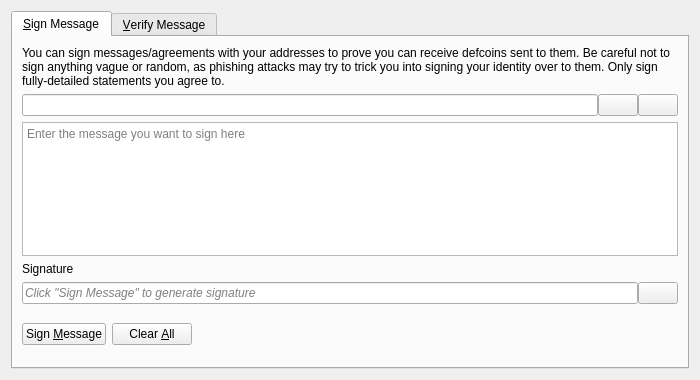
<?xml version="1.0" encoding="UTF-8"?>
<ui version="4.0">
 <class>SignVerifyMessageDialog</class>
 <widget class="QDialog" name="SignVerifyMessageDialog">
  <property name="geometry">
   <rect>
    <x>0</x>
    <y>0</y>
    <width>700</width>
    <height>380</height>
   </rect>
  </property>
  <property name="windowTitle">
   <string>Signatures - Sign / Verify a Message</string>
  </property>
  <property name="modal">
   <bool>true</bool>
  </property>
  <layout class="QVBoxLayout" name="verticalLayout">
   <item>
    <widget class="QTabWidget" name="tabWidget">
     <property name="currentIndex">
      <number>0</number>
     </property>
     <widget class="QWidget" name="tabSignMessage">
      <attribute name="title">
       <string>&amp;Sign Message</string>
      </attribute>
      <layout class="QVBoxLayout" name="verticalLayout_SM">
       <item>
        <widget class="QLabel" name="infoLabel_SM">
         <property name="text">
          <string>You can sign messages/agreements with your addresses to prove you can receive defcoins sent to them. Be careful not to sign anything vague or random, as phishing attacks may try to trick you into signing your identity over to them. Only sign fully-detailed statements you agree to.</string>
         </property>
         <property name="textFormat">
          <enum>Qt::PlainText</enum>
         </property>
         <property name="wordWrap">
          <bool>true</bool>
         </property>
        </widget>
       </item>
       <item>
        <layout class="QHBoxLayout" name="horizontalLayout_1_SM">
         <property name="spacing">
          <number>0</number>
         </property>
         <item>
          <widget class="QValidatedLineEdit" name="addressIn_SM">
           <property name="toolTip">
            <string>The Defcoin address to sign the message with</string>
           </property>
          </widget>
         </item>
         <item>
          <widget class="QPushButton" name="addressBookButton_SM">
           <property name="toolTip">
            <string>Choose previously used address</string>
           </property>
           <property name="text">
            <string/>
           </property>
           <property name="icon">
            <iconset resource="../bitcoin.qrc">
             <normaloff>:/icons/address-book</normaloff>:/icons/address-book</iconset>
           </property>
           <property name="shortcut">
            <string>Alt+A</string>
           </property>
           <property name="autoDefault">
            <bool>false</bool>
           </property>
          </widget>
         </item>
         <item>
          <widget class="QPushButton" name="pasteButton_SM">
           <property name="toolTip">
            <string>Paste address from clipboard</string>
           </property>
           <property name="text">
            <string/>
           </property>
           <property name="icon">
            <iconset resource="../bitcoin.qrc">
             <normaloff>:/icons/editpaste</normaloff>:/icons/editpaste</iconset>
           </property>
           <property name="shortcut">
            <string>Alt+P</string>
           </property>
           <property name="autoDefault">
            <bool>false</bool>
           </property>
          </widget>
         </item>
        </layout>
       </item>
       <item>
        <widget class="QPlainTextEdit" name="messageIn_SM">
         <property name="toolTip">
          <string>Enter the message you want to sign here</string>
         </property>
         <property name="placeholderText">
          <string>Enter the message you want to sign here</string>
         </property>
        </widget>
       </item>
       <item>
        <widget class="QLabel" name="signatureLabel_SM">
         <property name="text">
          <string>Signature</string>
         </property>
         <property name="textFormat">
          <enum>Qt::PlainText</enum>
         </property>
        </widget>
       </item>
       <item>
        <layout class="QHBoxLayout" name="horizontalLayout_2_SM">
         <property name="spacing">
          <number>0</number>
         </property>
         <item>
          <widget class="QLineEdit" name="signatureOut_SM">
           <property name="placeholderText">
            <string>Click "Sign Message" to generate signature</string>
           </property>
           <property name="font">
            <font>
             <italic>true</italic>
            </font>
           </property>
           <property name="readOnly">
            <bool>true</bool>
           </property>
          </widget>
         </item>
         <item>
          <widget class="QPushButton" name="copySignatureButton_SM">
           <property name="toolTip">
            <string>Copy the current signature to the system clipboard</string>
           </property>
           <property name="text">
            <string/>
           </property>
           <property name="icon">
            <iconset resource="../bitcoin.qrc">
             <normaloff>:/icons/editcopy</normaloff>:/icons/editcopy</iconset>
           </property>
           <property name="autoDefault">
            <bool>false</bool>
           </property>
          </widget>
         </item>
        </layout>
       </item>
       <item>
        <layout class="QHBoxLayout" name="horizontalLayout_3_SM">
         <item>
          <widget class="QPushButton" name="signMessageButton_SM">
           <property name="toolTip">
            <string>Sign the message to prove you own this Defcoin address</string>
           </property>
           <property name="text">
            <string>Sign &amp;Message</string>
           </property>
           <property name="icon">
            <iconset resource="../bitcoin.qrc">
             <normaloff>:/icons/edit</normaloff>:/icons/edit</iconset>
           </property>
           <property name="autoDefault">
            <bool>false</bool>
           </property>
          </widget>
         </item>
         <item>
          <widget class="QPushButton" name="clearButton_SM">
           <property name="toolTip">
            <string>Reset all sign message fields</string>
           </property>
           <property name="text">
            <string>Clear &amp;All</string>
           </property>
           <property name="icon">
            <iconset resource="../bitcoin.qrc">
             <normaloff>:/icons/remove</normaloff>:/icons/remove</iconset>
           </property>
           <property name="autoDefault">
            <bool>false</bool>
           </property>
          </widget>
         </item>
         <item>
          <spacer name="horizontalSpacer_1_SM">
           <property name="orientation">
            <enum>Qt::Horizontal</enum>
           </property>
           <property name="sizeHint" stdset="0">
            <size>
             <width>40</width>
             <height>48</height>
            </size>
           </property>
          </spacer>
         </item>
         <item>
          <widget class="QLabel" name="statusLabel_SM">
           <property name="font">
            <font>
             <weight>75</weight>
             <bold>true</bold>
            </font>
           </property>
           <property name="text">
            <string/>
           </property>
           <property name="wordWrap">
            <bool>true</bool>
           </property>
          </widget>
         </item>
         <item>
          <spacer name="horizontalSpacer_2_SM">
           <property name="orientation">
            <enum>Qt::Horizontal</enum>
           </property>
           <property name="sizeHint" stdset="0">
            <size>
             <width>40</width>
             <height>48</height>
            </size>
           </property>
          </spacer>
         </item>
        </layout>
       </item>
      </layout>
     </widget>
     <widget class="QWidget" name="tabVerifyMessage">
      <attribute name="title">
       <string>&amp;Verify Message</string>
      </attribute>
      <layout class="QVBoxLayout" name="verticalLayout_VM">
       <item>
        <widget class="QLabel" name="infoLabel_VM">
         <property name="text">
          <string>Enter the receiver's address, message (ensure you copy line breaks, spaces, tabs, etc. exactly) and signature below to verify the message. Be careful not to read more into the signature than what is in the signed message itself, to avoid being tricked by a man-in-the-middle attack. Note that this only proves the signing party receives with the address, it cannot prove sendership of any transaction!</string>
         </property>
         <property name="textFormat">
          <enum>Qt::PlainText</enum>
         </property>
         <property name="alignment">
          <set>Qt::AlignLeading|Qt::AlignLeft|Qt::AlignTop</set>
         </property>
         <property name="wordWrap">
          <bool>true</bool>
         </property>
        </widget>
       </item>
       <item>
        <layout class="QHBoxLayout" name="horizontalLayout_1_VM">
         <property name="spacing">
          <number>0</number>
         </property>
         <item>
          <widget class="QValidatedLineEdit" name="addressIn_VM">
           <property name="toolTip">
            <string>The Defcoin address the message was signed with</string>
           </property>
          </widget>
         </item>
         <item>
          <widget class="QPushButton" name="addressBookButton_VM">
           <property name="toolTip">
            <string>Choose previously used address</string>
           </property>
           <property name="text">
            <string/>
           </property>
           <property name="icon">
            <iconset resource="../bitcoin.qrc">
             <normaloff>:/icons/address-book</normaloff>:/icons/address-book</iconset>
           </property>
           <property name="shortcut">
            <string>Alt+A</string>
           </property>
           <property name="autoDefault">
            <bool>false</bool>
           </property>
          </widget>
         </item>
        </layout>
       </item>
       <item>
        <widget class="QPlainTextEdit" name="messageIn_VM">
          <property name="toolTip">
            <string>The signed message to verify</string>
          </property>
          <property name="placeholderText">
            <string>The signed message to verify</string>
          </property>
        </widget>
       </item>
       <item>
        <widget class="QValidatedLineEdit" name="signatureIn_VM">
          <property name="toolTip">
            <string>The signature given when the message was signed</string>
          </property>
          <property name="placeholderText">
            <string>The signature given when the message was signed</string>
          </property>
        </widget>
       </item>
       <item>
        <layout class="QHBoxLayout" name="horizontalLayout_2_VM">
         <item>
          <widget class="QPushButton" name="verifyMessageButton_VM">
           <property name="toolTip">
            <string>Verify the message to ensure it was signed with the specified Defcoin address</string>
           </property>
           <property name="text">
            <string>Verify &amp;Message</string>
           </property>
           <property name="icon">
            <iconset resource="../bitcoin.qrc">
             <normaloff>:/icons/transaction_0</normaloff>:/icons/transaction_0</iconset>
           </property>
           <property name="autoDefault">
            <bool>false</bool>
           </property>
          </widget>
         </item>
         <item>
          <widget class="QPushButton" name="clearButton_VM">
           <property name="toolTip">
            <string>Reset all verify message fields</string>
           </property>
           <property name="text">
            <string>Clear &amp;All</string>
           </property>
           <property name="icon">
            <iconset resource="../bitcoin.qrc">
             <normaloff>:/icons/remove</normaloff>:/icons/remove</iconset>
           </property>
           <property name="autoDefault">
            <bool>false</bool>
           </property>
          </widget>
         </item>
         <item>
          <spacer name="horizontalSpacer_1_VM">
           <property name="orientation">
            <enum>Qt::Horizontal</enum>
           </property>
           <property name="sizeHint" stdset="0">
            <size>
             <width>40</width>
             <height>48</height>
            </size>
           </property>
          </spacer>
         </item>
         <item>
          <widget class="QLabel" name="statusLabel_VM">
           <property name="font">
            <font>
             <weight>75</weight>
             <bold>true</bold>
            </font>
           </property>
           <property name="text">
            <string/>
           </property>
           <property name="wordWrap">
            <bool>true</bool>
           </property>
          </widget>
         </item>
         <item>
          <spacer name="horizontalSpacer_2_VM">
           <property name="orientation">
            <enum>Qt::Horizontal</enum>
           </property>
           <property name="sizeHint" stdset="0">
            <size>
             <width>40</width>
             <height>48</height>
            </size>
           </property>
          </spacer>
         </item>
        </layout>
       </item>
      </layout>
     </widget>
    </widget>
   </item>
  </layout>
 </widget>
 <customwidgets>
  <customwidget>
   <class>QValidatedLineEdit</class>
   <extends>QLineEdit</extends>
   <header>qt/qvalidatedlineedit.h</header>
  </customwidget>
 </customwidgets>
 <resources>
  <include location="../bitcoin.qrc"/>
 </resources>
 <connections/>
</ui>
